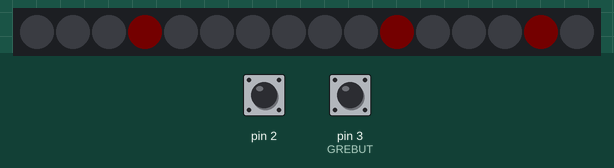
A sketch run on a simulated Arduino Uno, built with avr-gcc and run on an emulated ATmega328P. Shown: 16 RGB LEDs in strip order, left to right. The test bench sets the inputs (shaded band); at power-on: pin 2 HIGH, pin 3 (GREBUT) HIGH. Dim RGB values are drawn brighter than linear; the local clock reads 2024-03-15 10:24:30 at power-on unless the sketch sets it.

Above: at 1.2 s.
1.3 s: pin 2 pulled LOW for 3.2 s
At 3.7 s:
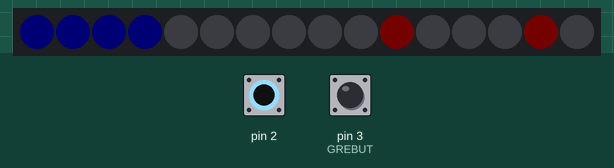
6.0 s: pin 3 (GREBUT) pulled LOW for 0.15 s
At 6.5 s:
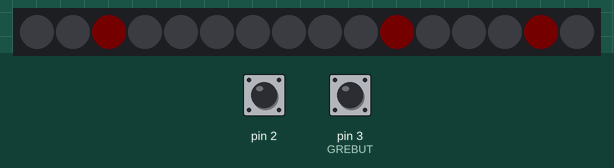
7.6 s: pin 2 pulled LOW for 0.15 s
At 7.75 s:
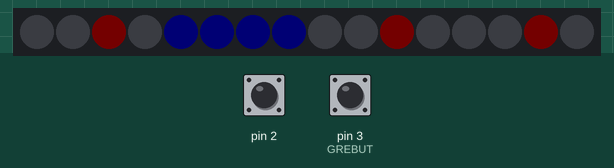
9.4 s: pin 3 (GREBUT) pulled LOW for 1 s
At 10.3 s:
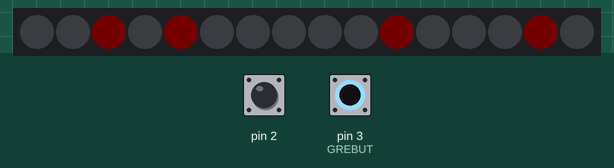
11.9 s: pin 2 pulsed LOW 5 times (0.12 s each, 0.3 s apart)
At 14.3 s:
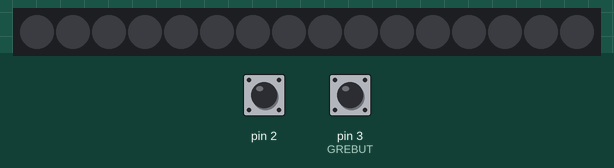
14.9 s: pin 2 pulled LOW for 1 s
At 15.7 s:
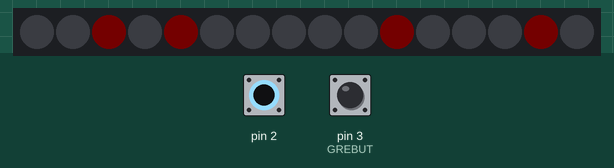
Timing chart, 0 to 17.9 s (numbered marks = the images above; inputs shaded):
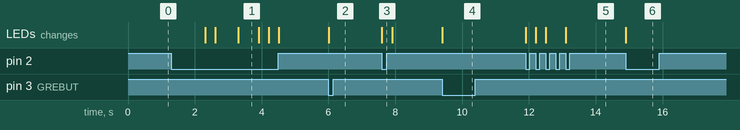

Measured:
- after the input at 1.3 s, the LEDs: first change after 1.0 s (image 1 shows a later state)
- after the input at 6.0 s, the LEDs: change at once (image 2)
- after the input at 7.6 s, the LEDs: change at once (image 3)
- after the input at 9.4 s, the LEDs: change at once (image 4)
- after the input at 11.9 s, the LEDs: first change at once (image 5 shows a later state)
- after the input at 14.9 s, the LEDs: change at once (image 6)
- what the display in image 1 shows lasts 0.6 s, from 3.3 s to 3.9 s

The sketch:

light-alarm.ino
```cpp
#include <Adafruit_NeoPixel.h>
#include <DS3231_Simple.h>
#define REDBUT 2
#define GREBUT 3
#define NEOPIN 4
#define NUMPIXELS 16
Adafruit_NeoPixel pixels =
//  Adafruit_NeoPixel(NUMPIXELS, NEOPIN, NEO_RGB + NEO_KHZ800); //Nano
  Adafruit_NeoPixel(NUMPIXELS, NEOPIN, NEO_GRB + NEO_KHZ800); //UNO

void showTimeOnGrid(DateTime dt, uint32_t c){
  int n0, n1, n2, n3;

  n0 = dt.Hour / 10;
  n1 = dt.Hour % 10;
  n2 = dt.Minute / 10;
  n3 = dt.Minute % 10;
  setNeoGrid(n0, n1, n2, n3, c);
}

void setNeoGrid(int n0, int n1, int n2, int n3, uint32_t c) {
  setNeoLine(0, n0, c);
  setNeoLine(1, n1, c);
  setNeoLine(2, n2, c);
  setNeoLine(3, n3, c);
  pixels.show();
}

void setNeoLine(int line, int num, uint32_t c) {
  bool BOOL_NUM[4];
  bool leftToRight = line % 2;
  int BOOL_POS;

  if (leftToRight){
    BOOL_POS = 0;
  } else {
    BOOL_POS = 3;
  }
  decToBin(BOOL_NUM, num, 4);
  for (int pix = 4 * line; pix < 4 * (line +1); pix++){
    if (BOOL_NUM[BOOL_POS]){
      pixels.setPixelColor(pix, c);
    } else {
      pixels.setPixelColor(pix, pixels.Color(0,0,0));
    }
    if (leftToRight){
      BOOL_POS++;
    } else {
      BOOL_POS--;
    }
  }
}

void decToBin(bool* BOOL_OUT, int INT_IN, int MAX_BITS){
  int MAX_VAL = 1;
  for (int i = 0; i < MAX_BITS; i++){
    MAX_VAL *= 2;
    BOOL_OUT[i] = 0;
  }
  if (INT_IN > MAX_VAL){
    for (int i = 0; INT_IN > 0; i++){
      BOOL_OUT[i] = 0;
    }
  }
  for (int i = 0; INT_IN > 0; i++){
    BOOL_OUT[i] = INT_IN % 2;
    INT_IN /= 2;
  }
}

void setAllPixels(uint32_t c) {
  for (uint16_t i=0; i<pixels.numPixels(); i++) {
    pixels.setPixelColor(i, c);
  }
  pixels.show();
}

class fader {
  int B; // B - current brightness to set (index of bVal array)
  int maxB = 31; // maxB - maximum brightness (index of bVal array)
  int prevB = -1; // prevB - previous value of brightness
  uint32_t orMask; // OR mask to apply before setting NeoPixel's color
  uint32_t andMask; // AND mask to apply before setting NeoPixel's color
  byte mode; // 1 - fade in
             // 2 - fade out
             // 3 - fade inOut
             // 4 - fade in slowly (start with one pixel at a time)
  byte seq; // Sequence number to track modes
  int count; // Number of times to run fader
  byte fromB, toB;// start and end bVal to use in fader::update
  bool enabled = false; // true if fader object is enabled
  unsigned long startTime = 0;
  unsigned long duration = 0; // total fade duration
  unsigned long scaledDuration = 0; // mode-dependant duration (half in mode 3)
  //http://forum.arduino.cc/index.php?topic=147818.msg1113263#msg1113263
  byte bVal[32] = {  0,   1,   2,   3,   4,   5,   7,   9,
                    12,  15,  18,  22,  27,  32,  38,  44,
                    51,  58,  67,  76,  86,  96, 108, 120,
                   134, 148, 163, 180, 197, 216, 235, 255};

  public:

  void enable(unsigned long duration_, byte mode_ = 1, byte seq_ = 1, int count_ = 1){
    duration = duration_;
    mode = mode_;
    seq = seq_;
    count = count_;
    switch (mode) {
      case 2: fromB = maxB; toB = 0;
              scaledDuration = duration;
              break;
      case 3: scaledDuration = duration / 2;
              break;
      case 4: fromB = 0; toB = maxB + 13;
              scaledDuration = duration;
              break;
      default:fromB = 0;    toB = maxB;
              scaledDuration = duration;
              mode = 1;
    }
    setOrMask(0,0,0);
    setAndMask(255,255,255);
    enabled = true;
    startTime = millis();
  }

  void disable(){
    enabled = false;
    setAllPixels(pixels.Color(0,0,0));
  }

  void setMode(byte mode_){ mode = mode_; }
  byte getMode()          { return mode;  }

  void setSeq(byte seq_)  { seq = seq_;   }
  byte getSeq()           { return seq;   }

  void setOrMask(uint8_t red_, uint8_t green_, uint8_t blue_) {
    orMask = (uint32_t)red_<<16 | (uint32_t)green_<<8 | (uint32_t)blue_;
  }
  void setAndMask(uint8_t red_, uint8_t green_, uint8_t blue_) {
    andMask = (uint32_t)red_<<16 | (uint32_t)green_<<8 | (uint32_t)blue_;
  }

  // Inspired by http://forum.arduino.cc/index.php?topic=323704.msg2237381#msg2237381
  byte update(){
    if (enabled) {
      unsigned long curTime = millis();
      if (curTime - startTime > duration) {
        if (count == 1){
          enabled = false;
          return seq;
        } else {
          startTime = millis();
          count -= 1;
        }
      }
      if (mode == 3) {
        if (curTime - startTime < scaledDuration) {
          // The first half of duration (fadeIn)
          fromB = 0;    toB = maxB;
        } else {
          // The second half of duration (fadeOut)
          fromB = maxB; toB = 0;
          curTime -= scaledDuration;
        }
      }
    // Original version, then -startTime, then scaledDuration
    //B = map(curTime            , startTime, startTime + duration, fromB, toB);
    //B = map(curTime - startTime,         0,             duration, fromB, toB);
      B = map(curTime - startTime,         0,       scaledDuration, fromB, toB);
      if (B != prevB) {
        prevB = B;
        if (mode == 4) {
          if (B <= 14) {
            pixels.setPixelColor(B, pixels.Color(1,1,1) & andMask | orMask);
            pixels.show();
          } else { // B > 14
            B -= 14;
            setAllPixels(pixels.Color(bVal[B], bVal[B], bVal[B]) & andMask | orMask);
          }
        } else {
          setAllPixels(pixels.Color(bVal[B], bVal[B], bVal[B]) & andMask | orMask);
        }
      }
    }
    return 0;
  }
};

class setHM{ // Set hour and minute
  int setTimeout = 10000; //how long to wait after interaction until exit
  int blinkTimeout = 300; //how long highlight current line
  unsigned long curLineStamp = 0; //timestamp of last change of current line
  unsigned long lastStamp = 0; //timestamp of last user interaction
  byte h1, h0, m1, m0; //digits 1 and 0 of hours (h) and minutes (m)
  byte curLine; //current line to change digit
  uint32_t c; //main color to show all digits
  uint32_t b; //blink color to highlight current line
  bool modified; //true if any value has been modified

  public:
  void getTimestamp(DateTime & dt) {
    dt.Hour   = h1*10 + h0;
    dt.Minute = m1*10 + m0;
  }
  void enable(DateTime dt, uint32_t c_, uint32_t b_){
    h1 = dt.Hour / 10;
    h0 = dt.Hour % 10;
    m1 = dt.Minute / 10;
    m0 = dt.Minute % 10;
    c  = c_;
    b  = b_;
    curLine = 0;
    modified = false;
    curLineStamp = lastStamp = millis();
  }
  byte nextLine(){
    curLineStamp = lastStamp = millis();
    if (curLine == 3) {// no more lines
      if (modified) {
        return 1;//something was changed
      } else {
        return 2;//nothing was changed
      }
    } else {//more lines to check
      curLine += 1;
    }
    return 0;//nothing to do yet
  }
  byte click(){
    lastStamp = millis();
    modified = true;
    switch (curLine) {
      case 0: if (h1 == 1 and h0 >= 3) h0 = 0;
              if (h1 >= 2) h1 = 0;
              else h1 += 1;
              break;
      case 1: if (h0 >= 9) {
                h0 = 0;
              } else if (h1 == 2 and h0 >= 3) {
                h0 = 0;
              } else {
                h0 += 1;
              }
              break;
      case 2: if (m1 >= 5) m1 = 0; else m1 += 1; break;
      case 3: if (m0 >= 9) m0 = 0; else m0 += 1; break;
    };
  }
  byte update(bool & boolSet){
    unsigned long curTime = millis();
    if (curTime - lastStamp > setTimeout){
      boolSet = 0;
      setNeoGrid(0, 0, 0, 0, c);
      return 1;//timeout happened
    }
    if (curTime - curLineStamp < blinkTimeout){
      setNeoLine(0, h1, c);
      setNeoLine(1, h0, c);
      setNeoLine(2, m1, c);
      setNeoLine(3, m0, c);
      setNeoLine(curLine, 15, b);
      pixels.show();
    } else {
      setNeoGrid(h1, h0, m1, m0, c);
    }
    return 0;
  }
};

class button{
  int debounce = 50;
  int longPressTimeout = 1000;      // time after hold to initiate long press
  int longPressRepeatTimeout = 300; // time after last long press until next long press
  int curLongPressRepeatTimeout = 0;// current time above
  int pin;
  bool curPressed;    // true if currently pressed
  bool prevPressed;   // true if previously was pressed
  bool longPressInAct;// true if long press is in action
  bool varSingleClick;// single press event
  bool varLongPress;  // long press event
  unsigned long lastPressTime;
  unsigned long lastLongPressTime;
  unsigned long upTime;
  unsigned long downTime;

  public:
  button (int pin_, int mode_){
    pin = pin_;
    pinMode(pin, mode_);
    curPressed = false;
    prevPressed = false;
    longPressInAct = false;
    varSingleClick = false;
    varLongPress = false;
    upTime = 0;
    downTime = 0;
    lastPressTime = 0;
    lastLongPressTime = 0;
  }
  bool singleClick(){
    if (varSingleClick) {
      //Serial.println("single");
      varSingleClick = 0;
      return 1;
    } else return 0;
  }
  bool longPress(){
    if (varLongPress) {
      //Serial.println("long");
      varLongPress = 0;
      return 1;
    } else return 0;
  }
  void update(){
    unsigned long curTime = millis();
    curPressed = !digitalRead(pin);
    if (curPressed and !prevPressed and (curTime - upTime) > debounce) {
      //Button pressed
      downTime = curTime;
      varSingleClick = 1;
      prevPressed = curPressed;
    } else if (!curPressed and prevPressed and (curTime - downTime) > debounce) {
      //Button released
      longPressInAct = 0;
      upTime = curTime;
      prevPressed = curPressed;
    } else if (curPressed and prevPressed and (curTime - downTime) > longPressTimeout) {
      //Button held
      if (!longPressInAct) {
        // Initial long press action
        longPressInAct = 1;
        varLongPress = 1;
        lastLongPressTime = curTime;
        //Line below to make sure that first non-initial long press repeat
        //action is delayed
        curLongPressRepeatTimeout = longPressTimeout;
      } else {
        // Non-initial long press action
        if (curTime - lastLongPressTime > curLongPressRepeatTimeout ) {
          curLongPressRepeatTimeout = longPressRepeatTimeout;
          varLongPress = 1;
          lastLongPressTime = curTime;
        }
      }
    }
  }
};

DS3231_Simple Clock;
fader f;
setHM hm;
button redB(REDBUT, INPUT_PULLUP);
button greB(GREBUT, INPUT_PULLUP);
unsigned long showTimeTimeout = 10000; // Timeout to show time after click
unsigned long showTimeStamp = 0; // millis() of the moment showTimeTemp activated
bool showTimeTemp = false; // True if time should be shown temporarily only
bool showTimeConst = false; // True if time should be shown constantly
bool alarmActive = false; // True if alarm is active
bool setAlarm = false; // True if alarm set mode is active
bool setClock = false; // True if clock set mode is active

void setup() {
  Clock.begin();
  pixels.begin();
  setAllPixels(pixels.Color(0,0,0)); //Turn grid off
  //Serial.begin(9600);
  //Serial.begin(115200);
  //Serial.println("Go!");
  if (!digitalRead(GREBUT)) {
    // Demo mode on green hold at power on
    setAllPixels(pixels.Color(1,1,1));
    delay(300);
    setAllPixels(pixels.Color(0,0,0));
    delay(700);
    alarmActive = true;
    f.enable(2000,4,10,1); // 2s,fadeInSlow,seq=10(demo),1time
    f.setAndMask(255,0,0); // Fade in red
  } else {
    showTimeTemp = true;
    showTimeStamp = millis();
  }
}

void loop() {
  redB.update();
  greB.update();
  if (redB.singleClick()) {
    // Red Click event =============================================
    if (alarmActive){
      //Serial.println("Alarm->Standby");
      alarmActive = false;
      f.disable();
    } else if (setAlarm) {
      //Serial.println("Setting the alarm");
      byte result = hm.nextLine();
      if (result == 1) { // Alarm was set, so enable it
        setAlarm = false;
        DateTime dt = Clock.read();
        hm.getTimestamp(dt);
        Clock.disableAlarms();
        Clock.setAlarm(dt, DS3231_Simple::ALARM_MATCH_MINUTE_HOUR);
        showTimeTemp = true;
        showTimeConst = false;
        showTimeStamp = millis();
      } else if (result == 2) { // Alarm was not set, so go to clock set mode
        setAlarm = false;
        setClock = true;
        DateTime dt = Clock.read();
        hm.enable(dt, pixels.Color(1,0,0),pixels.Color(0,0,1));
      }
    } else if (setClock) {
      //Serial.println("Setting the clock");
      byte result = hm.nextLine();
      if (result == 1) { // Clock was set, so apply
        DateTime dt = Clock.read();
        hm.getTimestamp(dt);
        dt.Second = 0;
        Clock.write(dt);
        setClock = false;
        showTimeTemp = true;
        showTimeConst = false;
        showTimeStamp = millis();
      } else if (result == 2) { // Clock was not set, so go to standby mode
        setClock = false;
      }
    } else if (showTimeConst) {
      //Serial.println("Show time const->Standby");
      showTimeConst = false;
      showTimeTemp = false;
      setAllPixels(pixels.Color(0,0,0));
    } else if (showTimeTemp) {
      //Serial.println("Show time temp->const");
      showTimeTemp = false;
      showTimeConst = true;
    } else {
      //Serial.println("->Show time temp");
      showTimeStamp = millis();
      showTimeConst = false;
      showTimeTemp = true;
    }
  } else if (redB.longPress()) {
    // Red Hold  event =============================================
    if (setAlarm) {
      //Serial.println("setAlarm->Set clock");
      setAlarm = false;
      setClock = true;
      DateTime dt = Clock.read();
      hm.enable(dt, pixels.Color(1,0,0),pixels.Color(0,0,1));
    } else if (setClock) {
      //Serial.println("Set clock->Standby");
      setClock = false;
    } else {
      //Serial.println("->Set alarm");
      setAlarm = true;
      DateTime dt = Clock.read();
      dt.Hour = 5;
      dt.Minute = 0;
      hm.enable(dt, pixels.Color(1,0,0),pixels.Color(0,0,1));
    }
  } else if (greB.singleClick()) {
    // Green Click event ===========================================
    if (alarmActive) {
      //Serial.println("Alarm->Standby");
      alarmActive = false;
      f.disable();
    } else if (setAlarm or setClock) {
      //Serial.println("Increment alarm");
      //Serial.println("Increment clock");
      hm.click();
    } else {
      //Serial.println("->Show time temp");
      showTimeStamp = millis();
      showTimeConst = false;
      showTimeTemp = true;
    }
  } else if (greB.longPress()) {
    // Green Hold event ============================================
    if (setAlarm or setClock) {
      hm.click();
    }
  }
  // No buttons were clicked =====================================
  else if (setAlarm or setClock) {
    // Set mode is active -----------------------------------------
    if (setAlarm) {
      hm.update(setAlarm);
    } else if (setClock) {
      hm.update(setClock);
    }
  } else if (alarmActive) {
    // Alarm1 or alarm2 events ---------------------------------
    byte seq = f.update();
    switch (seq) {
      case  0: break;
      case  1: alarmActive = false;
               break;
      case  2: f.enable(300000,1,seq+1,1); //5min,fadeIn,,1time
               f.setAndMask(255,255,0); //Disable blue
               f.setOrMask(255,0,0); //Red is always on
               break;
      case  3: f.enable(300000,1,seq+1,1); //5min,fadeIn,,1time
               f.setOrMask(255,255,0); //Red and green are always on
               break;
      case  4: f.enable(250,2,seq+1,1); //250ms,fadeOut,,1time
               break;
      case  5: f.enable(500,3,seq+1,60); //500ms,fadeInOut,,60times
               break;
      case  6: f.enable(100,3,seq+1,300);
               break;
      case 10: f.enable(1000,1,seq+1,1);// 1s,fadeIn,,1time
               f.setOrMask(255,0,0);    // Red on, ...
               f.setAndMask(255,255,0); // ... fade in green
               break;
      case 11: f.enable(1000,1,seq+1,1);// 1s,fadeIn,,1time
               f.setOrMask(255,255,0);  // Red and green on, fade in blue
               break;
      case 12: f.enable(1000,2,seq+1,1);// 1s,fadeOut,,1time
               break;
      case 13: f.enable(500,3,seq+1,5);
               break;
      case 14: f.enable(100,3,seq+1,15);
               break;
      default: alarmActive = false;
               setAllPixels(pixels.Color(0,0,0));
               break;
    }
  } else {
    if (millis() % 30000 == 0) { // Check for alarm every 30s
      uint8_t alarmsFired = Clock.checkAlarms();
      if (alarmsFired & 2) {
        alarmActive = true;
        f.enable(600000,4,2,1); //10min,fadeInSlow,seq2,1time
        f.setAndMask(255,0,0); // Disable green and blue
      }
    }
    if (showTimeConst) {
      // Show time constantly --------------------------------------
      if (millis() % 1000 == 0){ // Update grid once a second
        DateTime dt = Clock.read();
        showTimeOnGrid(dt, pixels.Color(1,0,0));
      }
    } else if (showTimeTemp) {
      // Show time temporarily -------------------------------------
      if (millis() - showTimeStamp < showTimeTimeout) {
        DateTime dt = Clock.read();
        showTimeOnGrid(dt, pixels.Color(1,0,0));
      } else {
        showTimeTemp = false;
        setAllPixels(pixels.Color(0,0,0));
      }
    }
  }
}//loop
```
